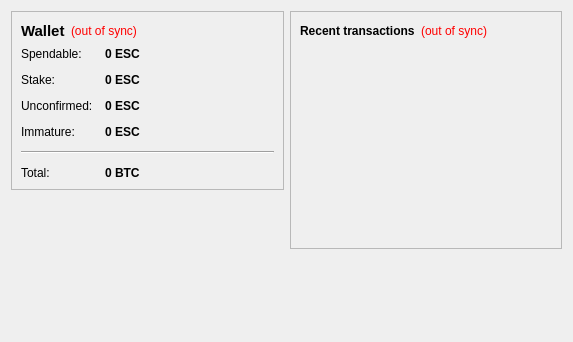
<?xml version="1.0" encoding="UTF-8"?>
<ui version="4.0">
 <class>OverviewPage</class>
 <widget class="QWidget" name="OverviewPage">
  <property name="geometry">
   <rect>
    <x>0</x>
    <y>0</y>
    <width>573</width>
    <height>342</height>
   </rect>
  </property>
  <property name="windowTitle">
   <string>Form</string>
  </property>
  <layout class="QHBoxLayout" name="horizontalLayout" stretch="1,1">
   <item>
    <layout class="QVBoxLayout" name="verticalLayout_2">
     <item>
      <widget class="QFrame" name="frame">
       <property name="frameShape">
        <enum>QFrame::StyledPanel</enum>
       </property>
       <property name="frameShadow">
        <enum>QFrame::Raised</enum>
       </property>
       <layout class="QVBoxLayout" name="verticalLayout_4">
        <item>
         <layout class="QHBoxLayout" name="horizontalLayout_4">
          <item>
           <widget class="QLabel" name="label_5">
            <property name="font">
             <font>
              <pointsize>11</pointsize>
              <weight>75</weight>
              <bold>true</bold>
             </font>
            </property>
            <property name="text">
             <string>Wallet</string>
            </property>
           </widget>
          </item>
          <item>
           <widget class="QLabel" name="labelWalletStatus">
            <property name="toolTip">
             <string>The displayed information may be out of date. Your wallet automatically synchronizes with the eshoppingcoin network after a connection is established, but this process has not completed yet.</string>
            </property>
            <property name="styleSheet">
             <string notr="true">QLabel { color: red; }</string>
            </property>
            <property name="text">
             <string notr="true">(out of sync)</string>
            </property>
            <property name="alignment">
             <set>Qt::AlignLeading|Qt::AlignLeft|Qt::AlignVCenter</set>
            </property>
           </widget>
          </item>
          <item>
           <spacer name="horizontalSpacer_2">
            <property name="orientation">
             <enum>Qt::Horizontal</enum>
            </property>
            <property name="sizeHint" stdset="0">
             <size>
              <width>40</width>
              <height>20</height>
             </size>
            </property>
           </spacer>
          </item>
         </layout>
        </item>
        <item>
         <layout class="QFormLayout" name="formLayout_2">
          <property name="fieldGrowthPolicy">
           <enum>QFormLayout::AllNonFixedFieldsGrow</enum>
          </property>
          <property name="horizontalSpacing">
           <number>12</number>
          </property>
          <property name="verticalSpacing">
           <number>12</number>
          </property>
          <item row="0" column="0">
           <widget class="QLabel" name="label">
            <property name="text">
             <string>Spendable:</string>
            </property>
           </widget>
          </item>
          <item row="0" column="1">
           <widget class="QLabel" name="labelBalance">
            <property name="font">
             <font>
              <weight>75</weight>
              <bold>true</bold>
             </font>
            </property>
            <property name="cursor">
             <cursorShape>IBeamCursor</cursorShape>
            </property>
            <property name="toolTip">
             <string>Your current spendable balance</string>
            </property>
            <property name="text">
             <string notr="true">0 ESC</string>
            </property>
            <property name="textInteractionFlags">
             <set>Qt::LinksAccessibleByMouse|Qt::TextSelectableByKeyboard|Qt::TextSelectableByMouse</set>
            </property>
           </widget>
          </item>
          <item row="1" column="0">
           <widget class="QLabel" name="label_6">
            <property name="text">
             <string>Stake:</string>
            </property>
           </widget>
          </item>
          <item row="1" column="1">
           <widget class="QLabel" name="labelStake">
            <property name="font">
             <font>
              <weight>75</weight>
              <bold>true</bold>
             </font>
            </property>
            <property name="cursor">
             <cursorShape>IBeamCursor</cursorShape>
            </property>
            <property name="toolTip">
             <string>Total of coins that was staked, and do not yet count toward the current balance</string>
            </property>
            <property name="text">
             <string notr="true">0 ESC</string>
            </property>
            <property name="textInteractionFlags">
             <set>Qt::LinksAccessibleByMouse|Qt::TextSelectableByKeyboard|Qt::TextSelectableByMouse</set>
            </property>
           </widget>
          </item>
          <item row="2" column="0">
           <widget class="QLabel" name="label_3">
            <property name="text">
             <string>Unconfirmed:</string>
            </property>
           </widget>
          </item>
          <item row="2" column="1">
           <widget class="QLabel" name="labelUnconfirmed">
            <property name="font">
             <font>
              <weight>75</weight>
              <bold>true</bold>
             </font>
            </property>
            <property name="cursor">
             <cursorShape>IBeamCursor</cursorShape>
            </property>
            <property name="toolTip">
             <string>Total of transactions that have yet to be confirmed, and do not yet count toward the current balance</string>
            </property>
            <property name="text">
             <string notr="true">0 ESC</string>
            </property>
            <property name="textInteractionFlags">
             <set>Qt::LinksAccessibleByMouse|Qt::TextSelectableByKeyboard|Qt::TextSelectableByMouse</set>
            </property>
           </widget>
          </item>
          <item row="3" column="0">
           <widget class="QLabel" name="labelImmatureText">
            <property name="text">
             <string>Immature:</string>
            </property>
           </widget>
          </item>
          <item row="3" column="1">
           <widget class="QLabel" name="labelImmature">
            <property name="font">
             <font>
              <weight>75</weight>
              <bold>true</bold>
             </font>
            </property>
            <property name="toolTip">
             <string>Mined balance that has not yet matured</string>
            </property>
            <property name="text">
             <string notr="true">0 ESC</string>
            </property>
            <property name="textInteractionFlags">
             <set>Qt::LinksAccessibleByMouse|Qt::TextSelectableByKeyboard|Qt::TextSelectableByMouse</set>
            </property>
           </widget>
          </item>
          <item row="4" column="0" colspan="2">
           <widget class="Line" name="line">
            <property name="orientation">
             <enum>Qt::Horizontal</enum>
            </property>
           </widget>
          </item>
          <item row="5" column="0">
           <widget class="QLabel" name="labelTotalText">
            <property name="text">
             <string>Total:</string>
            </property>
           </widget>
          </item>
          <item row="5" column="1">
           <widget class="QLabel" name="labelTotal">
            <property name="font">
             <font>
              <weight>75</weight>
              <bold>true</bold>
             </font>
            </property>
            <property name="cursor">
             <cursorShape>IBeamCursor</cursorShape>
            </property>
            <property name="toolTip">
             <string>Your current total balance</string>
            </property>
            <property name="text">
             <string notr="true">0 BTC</string>
            </property>
            <property name="textInteractionFlags">
             <set>Qt::LinksAccessibleByMouse|Qt::TextSelectableByKeyboard|Qt::TextSelectableByMouse</set>
            </property>
           </widget>
          </item>
         </layout>
        </item>
       </layout>
      </widget>
     </item>
     <item>
      <spacer name="verticalSpacer">
       <property name="orientation">
        <enum>Qt::Vertical</enum>
       </property>
       <property name="sizeHint" stdset="0">
        <size>
         <width>20</width>
         <height>40</height>
        </size>
       </property>
      </spacer>
     </item>
    </layout>
   </item>
   <item>
    <layout class="QVBoxLayout" name="verticalLayout_3">
     <item>
      <widget class="QFrame" name="frame_2">
       <property name="frameShape">
        <enum>QFrame::StyledPanel</enum>
       </property>
       <property name="frameShadow">
        <enum>QFrame::Raised</enum>
       </property>
       <layout class="QVBoxLayout" name="verticalLayout">
        <item>
         <layout class="QHBoxLayout" name="horizontalLayout_2">
          <item>
           <widget class="QLabel" name="label_4">
            <property name="text">
             <string>&lt;b&gt;Recent transactions&lt;/b&gt;</string>
            </property>
           </widget>
          </item>
          <item>
           <widget class="QLabel" name="labelTransactionsStatus">
            <property name="toolTip">
             <string>The displayed information may be out of date. Your wallet automatically synchronizes with the eshoppingcoin network after a connection is established, but this process has not completed yet.</string>
            </property>
            <property name="styleSheet">
             <string notr="true">QLabel { color: red; }</string>
            </property>
            <property name="text">
             <string notr="true">(out of sync)</string>
            </property>
            <property name="alignment">
             <set>Qt::AlignRight|Qt::AlignTrailing|Qt::AlignVCenter</set>
            </property>
           </widget>
          </item>
          <item>
           <spacer name="horizontalSpacer">
            <property name="orientation">
             <enum>Qt::Horizontal</enum>
            </property>
            <property name="sizeHint" stdset="0">
             <size>
              <width>40</width>
              <height>20</height>
             </size>
            </property>
           </spacer>
          </item>
         </layout>
        </item>
        <item>
         <widget class="QListView" name="listTransactions">
          <property name="styleSheet">
           <string notr="true">QListView { background: transparent; }</string>
          </property>
          <property name="frameShape">
           <enum>QFrame::NoFrame</enum>
          </property>
          <property name="verticalScrollBarPolicy">
           <enum>Qt::ScrollBarAlwaysOff</enum>
          </property>
          <property name="horizontalScrollBarPolicy">
           <enum>Qt::ScrollBarAlwaysOff</enum>
          </property>
          <property name="selectionMode">
           <enum>QAbstractItemView::NoSelection</enum>
          </property>
         </widget>
        </item>
       </layout>
      </widget>
     </item>
     <item>
      <spacer name="verticalSpacer_2">
       <property name="orientation">
        <enum>Qt::Vertical</enum>
       </property>
       <property name="sizeHint" stdset="0">
        <size>
         <width>20</width>
         <height>40</height>
        </size>
       </property>
      </spacer>
     </item>
    </layout>
   </item>
  </layout>
 </widget>
 <resources/>
 <connections/>
</ui>
